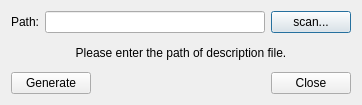
<?xml version="1.0" encoding="UTF-8"?>
<ui version="4.0">
 <class>Dialog</class>
 <widget class="QDialog" name="Dialog">
  <property name="geometry">
   <rect>
    <x>0</x>
    <y>0</y>
    <width>362</width>
    <height>105</height>
   </rect>
  </property>
  <property name="windowTitle">
   <string>Dialog</string>
  </property>
  <layout class="QVBoxLayout" name="verticalLayout">
   <item>
    <layout class="QHBoxLayout" name="horizontalLayout">
     <item>
      <widget class="QLabel" name="label">
       <property name="text">
        <string>Path:</string>
       </property>
       <property name="buddy">
        <cstring>pathEdit</cstring>
       </property>
      </widget>
     </item>
     <item>
      <widget class="QLineEdit" name="pathEdit"/>
     </item>
     <item>
      <widget class="QPushButton" name="scanButton">
       <property name="text">
        <string>scan...</string>
       </property>
      </widget>
     </item>
    </layout>
   </item>
   <item>
    <widget class="QLabel" name="statusLabel">
     <property name="text">
      <string>Please enter the path of description file.</string>
     </property>
     <property name="alignment">
      <set>Qt::AlignCenter</set>
     </property>
    </widget>
   </item>
   <item>
    <layout class="QHBoxLayout" name="horizontalLayout_2">
     <item>
      <widget class="QPushButton" name="actionButton">
       <property name="text">
        <string>Generate</string>
       </property>
      </widget>
     </item>
     <item>
      <spacer name="horizontalSpacer">
       <property name="orientation">
        <enum>Qt::Horizontal</enum>
       </property>
       <property name="sizeHint" stdset="0">
        <size>
         <width>40</width>
         <height>20</height>
        </size>
       </property>
      </spacer>
     </item>
     <item>
      <widget class="QPushButton" name="closeButton">
       <property name="text">
        <string>Close</string>
       </property>
      </widget>
     </item>
    </layout>
   </item>
  </layout>
 </widget>
 <layoutdefault spacing="6" margin="11"/>
 <tabstops>
  <tabstop>pathEdit</tabstop>
  <tabstop>scanButton</tabstop>
  <tabstop>actionButton</tabstop>
  <tabstop>closeButton</tabstop>
 </tabstops>
 <resources/>
 <connections>
  <connection>
   <sender>closeButton</sender>
   <signal>clicked()</signal>
   <receiver>Dialog</receiver>
   <slot>accept()</slot>
   <hints>
    <hint type="sourcelabel">
     <x>280</x>
     <y>68</y>
    </hint>
    <hint type="destinationlabel">
     <x>223</x>
     <y>67</y>
    </hint>
   </hints>
  </connection>
 </connections>
</ui>
